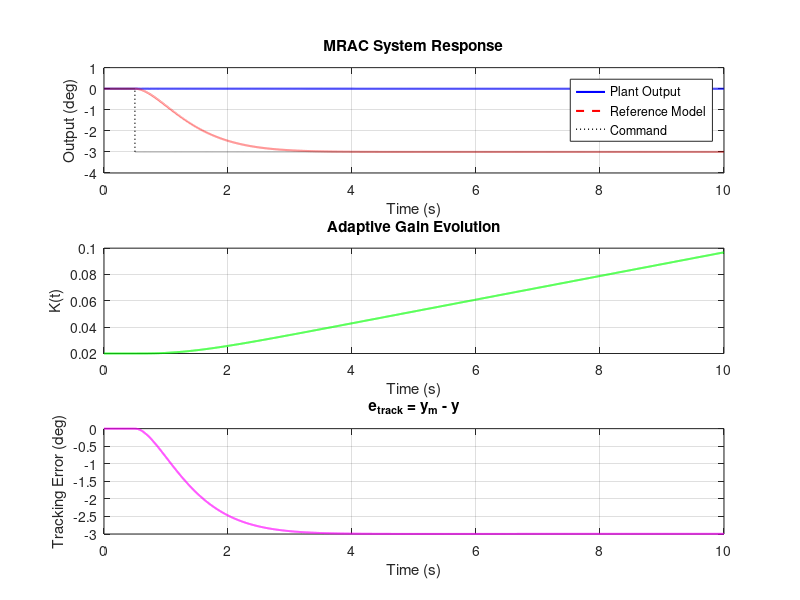

The MATLAB source for this figure:
clear; clc;

num = [-0.02478 1.665 -86.37];
den = [1 7.67 2023];
num = -num;
[Ac,Bc,Cc,Dc] = tf2ss(num,den);

b_est = Cc * Bc;

wn = 2;
zeta = 0.95;

Aref = [0 1; -wn^2 -2*zeta*wn];
Bref = [0; wn^2];
Cref = [1 0];

tau = 1 / wn;
gamma_practical = 0.001;
K_init_practical = 0.02;

dt = 0.001;
Tsim = 10;
N = round(Tsim/dt);

x  = [0;0];
xr = [0;0];
K = K_init_practical;

Klog = zeros(N,1);
y  = zeros(1,N);
yr = zeros(1,N);
r = zeros(1,N);
r(0.5/dt:end) = -3;

for k = 1:N
    yr(k) = Cref * xr;
    y(k)  = Cc * x;
    
    e = r(k) - y(k);
    e_track = yr(k) - y(k);
    
    u = K * e;
    u = max(min(u, 10), -10);
    
    xr = xr + dt*(Aref*xr + Bref*r(k));
    x  = x  + dt*(Ac*x  + Bc*u);
    
    K = K + gamma_practical * e_track * e * dt;
    K = max(min(K, 0.15), 0.01);
    
    Klog(k) = K;
end

K_final = mean(Klog(end-500:end));
t = (0:N-1)*dt;

figure('Position', [100, 100, 1200, 800]);

subplot(3,1,1);
plot(t, y, 'b-', 'LineWidth', 1.5); hold on;
plot(t, yr, 'r--', 'LineWidth', 1.5);
plot(t, r, 'k:', 'LineWidth', 1);
xlabel('Time (s)'); ylabel('Output (deg)');
title('MRAC System Response');
legend('Plant Output', 'Reference Model', 'Command');
grid on;

subplot(3,1,2);
plot(t, Klog, 'g-', 'LineWidth', 1.4);
xlabel('Time (s)'); ylabel('K(t)');
title('Adaptive Gain Evolution');
grid on;

subplot(3,1,3);
plot(t, yr-y, 'm-', 'LineWidth', 1.4);
xlabel('Time (s)'); ylabel('Tracking Error (deg)');
title('e_{track} = y_m - y');
grid on;
